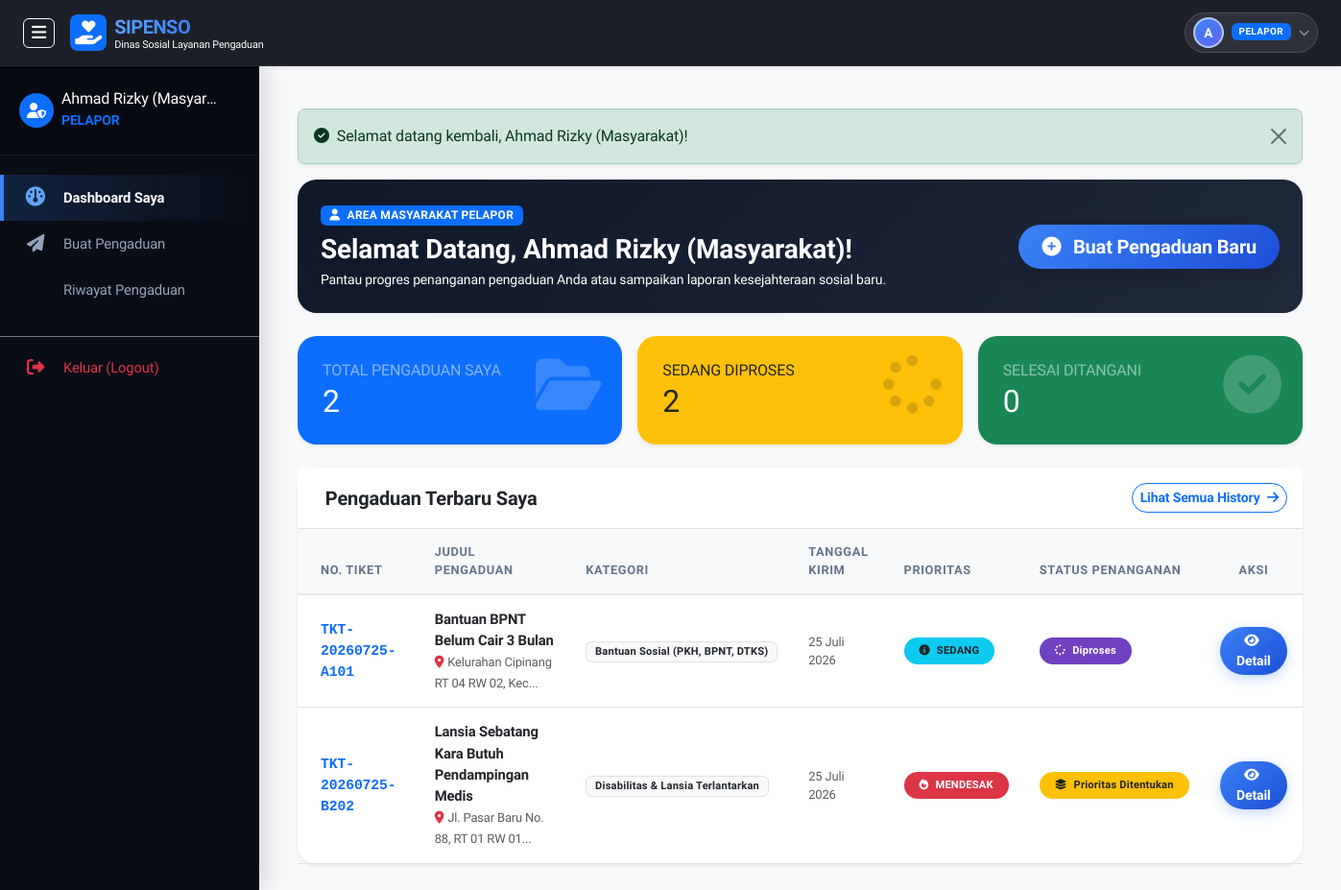
The page /pelapor/dashboard.php (signed in) on the database as committed earlier.
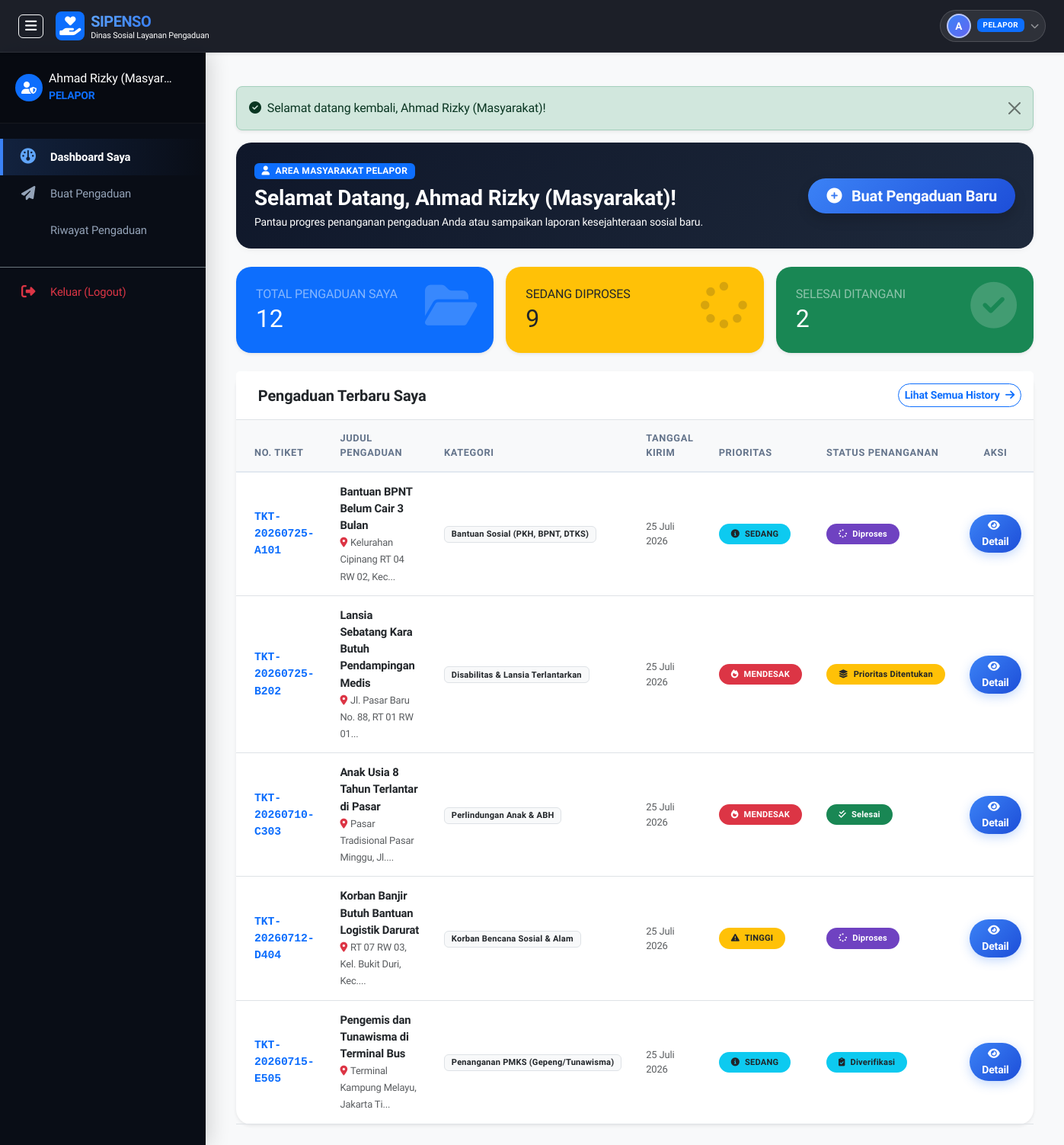
The same page on the database as committed later.
### tables this page shows
CREATE TABLE pengaduan (
    id INT AUTO_INCREMENT PRIMARY KEY,
    nomor_tiket VARCHAR(30) NOT NULL UNIQUE,
    user_id INT NOT NULL,
    kategori_id INT NOT NULL,
    judul VARCHAR(150) NOT NULL,
    isi_laporan TEXT NOT NULL,
    lokasi_kejadian TEXT NOT NULL,
    tingkat_dampak ENUM('rendah', 'sedang', 'tinggi', 'mendesak') NOT NULL DEFAULT 'sedang',
    jumlah_terdampak INT DEFAULT 1,
    skor_prioritas INT DEFAULT 0,
    prioritas ENUM('Rendah', 'Sedang', 'Tinggi', 'Mendesak') NOT NULL DEFAULT 'Sedang',
    status ENUM('Pengaduan Masuk', 'Diverifikasi', 'Diklasifikasikan', 'Prioritas Ditentukan', 'Diproses', 'Selesai', 'Ditolak') NOT NULL DEFAULT 'Pengaduan Masuk',
    created_at TIMESTAMP DEFAULT CURRENT_TIMESTAMP,
    updated_at TIMESTAMP DEFAULT CURRENT_TIMESTAMP ON UPDATE CURRENT_TIMESTAMP,
    FOREIGN KEY (user_id) REFERENCES users(id) ON DELETE CASCADE,
    FOREIGN KEY (kategori_id) REFERENCES kategori(id) ON DELETE RESTRICT
);

CREATE TABLE kategori (
    id INT AUTO_INCREMENT PRIMARY KEY,
    kode_kategori VARCHAR(30) NOT NULL UNIQUE,
    nama_kategori VARCHAR(100) NOT NULL,
    deskripsi TEXT NULL,
    created_at TIMESTAMP DEFAULT CURRENT_TIMESTAMP
);

### pelapor/dashboard.php (the view, shortened to what the rows shown need)
<?php
require_once __DIR__ . '/../includes/header.php';
$user_id = $_SESSION['user_id'];
$total_pengaduan = 0;
$proses_pengaduan = 0;
$selesai_pengaduan = 0;
$recent_pengaduan = [];
if ($pdo) {
    $stmt = $pdo->prepare("SELECT status, COUNT(*) AS count FROM pengaduan WHERE user_id = :uid GROUP BY status");
    $stmt->execute(['uid' => $user_id]);
    while ($row = $stmt->fetch()) {
        $total_pengaduan += $row['count'];
        if (in_array($row['status'], ['Pengaduan Masuk', 'Diverifikasi', 'Diklasifikasikan', 'Prioritas Ditentukan', 'Diproses'])) {
            $proses_pengaduan += $row['count'];
        } elseif ($row['status'] == 'Selesai') {
            $selesai_pengaduan += $row['count'];
        }
    }
    $stmt = $pdo->prepare("SELECT p.*, k.nama_kategori
                           FROM pengaduan p
                           JOIN kategori k ON p.kategori_id = k.id
                           WHERE p.user_id = :uid
                           ORDER BY p.created_at DESC LIMIT 5");
    $stmt->execute(['uid' => $user_id]);
    $recent_pengaduan = $stmt->fetchAll();
}
?>
<div class="wrapper-admin">
    <div id="content" class="bg-light">
        <div class="container-fluid">
            <div class="row g-3 mb-4">
                <div class="col-md-4">
                    <div class="stat-card bg-primary shadow-sm">
                        <h2 class="fw-extrabold mb-0"><?= $total_pengaduan; ?></h2>
                    </div>
                </div>
                <div class="col-md-4">
                    <div class="stat-card bg-warning text-dark shadow-sm">
                        <h2 class="fw-extrabold mb-0"><?= $proses_pengaduan; ?></h2>
                    </div>
                </div>
                <div class="col-md-4">
                    <div class="stat-card bg-success shadow-sm">
                        <h2 class="fw-extrabold mb-0"><?= $selesai_pengaduan; ?></h2>
                    </div>
                </div>
            </div>
            <div class="card card-custom border-0 shadow-sm">
                <div class="card-body p-0">
                    <div class="table-responsive">
                        <table class="table table-hover align-middle mb-0">
                            <thead class="table-light">
                                <tr>
                                    <th class="ps-4">No. Tiket</th>
                                    <th>Judul Pengaduan</th>
                                    <th>Kategori</th>
                                    <th>Tanggal Kirim</th>
                                    <th>Prioritas</th>
                                    <th>Status Penanganan</th>
                                    <th class="text-center">Aksi</th>
                                </tr>
                            </thead>
                            <tbody>
                                <?php if (!empty($recent_pengaduan)): ?>
                                    <?php foreach ($recent_pengaduan as $p): ?>
                                        <tr>
                                            <td class="ps-4 font-monospace fw-bold text-primary"><?= sanitize($p['nomor_tiket']); ?></td>
                                            <td>
                                                <span class="fw-semibold text-dark d-block"><?= sanitize($p['judul']); ?></span>
                                                <small class="text-muted"><i class="fa-solid fa-location-dot me-1 text-danger"></i><?= sanitize(substr($p['lokasi_kejadian'], 0, 35)); ?>...</small>
                                            </td>
                                            <td><span class="badge bg-light text-dark border"><?= sanitize($p['nama_kategori']); ?></span></td>
                                            <td class="small text-muted"><?= format_tanggal($p['created_at'], false); ?></td>
                                            <td><?= get_priority_badge($p['prioritas']); ?></td>
                                            <td><?= get_status_badge($p['status']); ?></td>
                                            <td class="text-center">
                                                <a href="<?= base_url('pelapor/detail.php?id=' . $p['id']); ?>" class="btn btn-sm btn-primary rounded-pill px-3">
                                                    <i class="fa-solid fa-eye me-1"></i> Detail
                                                </a>
                                            </td>
                                        </tr>
                                    <?php endforeach; ?>
                                <?php endif; ?>
                            </tbody>
                        </table>
                    </div>
                </div>
            </div>
        </div>
    </div>
</div>
<?php require_once __DIR__ . '/../includes/footer.php'; ?>

### config/helpers.php (shortened to what the rows shown need)
<?php
function base_url($path = '') {
    $protocol = isset($_SERVER['HTTPS']) && $_SERVER['HTTPS'] === 'on' ? 'https' : 'http';
    $host = $_SERVER['HTTP_HOST'] ?? 'localhost';
    $script_dir = str_replace('\\', '/', dirname($_SERVER['SCRIPT_NAME']));
    $pos = strpos($script_dir, '/sistempengaduan');
    if ($pos !== false) {
        $root_dir = substr($script_dir, 0, $pos + strlen('/sistempengaduan'));
    } else {
        $root_dir = '/sistempengaduan';
    }
    return rtrim($protocol . '://' . $host . $root_dir, '/') . '/' . ltrim($path, '/');
}
function sanitize($data) {
    return htmlspecialchars(trim($data ?? ''), ENT_QUOTES, 'UTF-8');
}
function format_tanggal($datetime, $with_time = true) {
    $time = strtotime($datetime);
    $bulan = [
        1 => 'Januari', 'Februari', 'Maret', 'April', 'Mei', 'Juni',
        'Juli', 'Agustus', 'September', 'Oktober', 'November', 'Desember'
    ];
    $d = date('d', $time);
    $m = $bulan[(int)date('m', $time)];
    $y = date('Y', $time);
    $result = "$d $m $y";
    return $result;
}
function get_status_badge($status) {
    switch ($status) {
        case 'Diverifikasi':
            return '<span class="badge bg-info text-dark px-3 py-2 rounded-pill"><i class="fa-solid fa-clipboard-check me-1"></i> Diverifikasi</span>';
        case 'Prioritas Ditentukan':
            return '<span class="badge bg-warning text-dark px-3 py-2 rounded-pill"><i class="fa-solid fa-layer-group me-1"></i> Prioritas Ditentukan</span>';
        case 'Diproses':
            return '<span class="badge bg-purple text-white px-3 py-2 rounded-pill" style="background-color: #6f42c1;"><i class="fa-solid fa-spinner fa-spin me-1"></i> Diproses</span>';
        case 'Selesai':
            return '<span class="badge bg-success px-3 py-2 rounded-pill"><i class="fa-solid fa-check-double me-1"></i> Selesai</span>';
    }
}
function get_priority_badge($priority) {
    switch (strtolower($priority)) {
        case 'mendesak':
            return '<span class="badge bg-danger px-3 py-2 rounded-pill text-uppercase fw-bold"><i class="fa-solid fa-fire me-1"></i> Mendesak</span>';
        case 'tinggi':
            return '<span class="badge bg-warning text-dark px-3 py-2 rounded-pill text-uppercase fw-bold"><i class="fa-solid fa-triangle-exclamation me-1"></i> Tinggi</span>';
        case 'sedang':
            return '<span class="badge bg-info text-dark px-3 py-2 rounded-pill text-uppercase fw-bold"><i class="fa-solid fa-circle-info me-1"></i> Sedang</span>';
    }
}

Rows that differ between the two databases and show on the page:
added pengaduan: nomor_tiket "TKT-20260710-C303", judul "Anak Usia 8 Tahun Terlantar di Pasar", lokasi_kejadian "Pasar Tradisional Pasar Minggu, Jl.", kategori.nama_kategori "Perlindungan Anak & ABH", created_at "25 Juli 2026", prioritas "Mendesak" (drawn), status "Selesai" (drawn)
added pengaduan: nomor_tiket "TKT-20260712-D404", judul "Korban Banjir Butuh Bantuan Logistik Darurat", lokasi_kejadian "RT 07 RW 03, Kel. Bukit Duri, Kec.", kategori.nama_kategori "Korban Bencana Sosial & Alam", created_at "25 Juli 2026", prioritas "Tinggi" (drawn), status "Diproses" (drawn)
added pengaduan: nomor_tiket "TKT-20260715-E505", judul "Pengemis dan Tunawisma di Terminal Bus", lokasi_kejadian "Terminal Kampung Melayu, Jakarta Ti", kategori.nama_kategori "Penanganan PMKS (Gepeng/Tunawisma)", created_at "25 Juli 2026", prioritas "Sedang" (drawn), status "Diverifikasi" (drawn)
Other text that changed with them:
$total_pengaduan: "2" → "12"
$proses_pengaduan: "2" → "9"
$selesai_pengaduan: "0" → "2"
